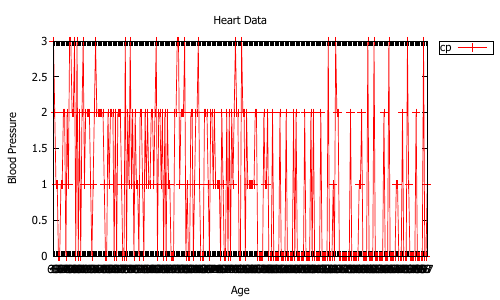

gnuplot code for this plot:
set terminal pdf 
set output 'q4b.pdf'
set title 'Heart Data'
set datafile separator ","
set xlabel 'Age'
set key top out box
set ylabel 'Blood Pressure'
plot 'heart.csv' using 3:xtic(1) title column lc 'red'
